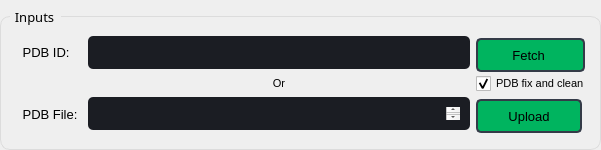
                             <widget class="QGroupBox" name="groupBox_14">
                              <property name="minimumSize">
                               <size>
                                <width>0</width>
                                <height>150</height>
                               </size>
                              </property>
                              <property name="maximumSize">
                               <size>
                                <width>16777215</width>
                                <height>141</height>
                               </size>
                              </property>
                              <property name="font">
                               <font>
                                <family>Segoe UI Semibold</family>
                                <pointsize>10</pointsize>
                                <underline>false</underline>
                                <strikeout>false</strikeout>
                               </font>
                              </property>
                              <property name="styleSheet">
                               <string notr="true">QGroupBox {
  
  border: 1px solid rgb(220, 220, 220);
  border-radius: 10px;
  padding: 4px;
  margin-top: 16px;
}

QGroupBox::title {
  subcontrol-origin: margin;
  subcontrol-position: top left;
  left: 10px;
  padding-left: 3px;
  padding-right: 5px;
  padding-top: 8px;
  padding-bottom: 16px;
}

QGroupBox::indicator {
  margin-left: 2px;
  height: 16px;
  width: 16px;
}</string>
                              </property>
                              <property name="title">
                               <string>Inputs</string>
                              </property>
                              <property name="flat">
                               <bool>false</bool>
                              </property>
                              <property name="checkable">
                               <bool>false</bool>
                              </property>
                              <layout class="QHBoxLayout" name="horizontalLayout_42">
                               <item>
                                <layout class="QGridLayout" name="gridLayout_2">
                                 <property name="sizeConstraint">
                                  <enum>QLayout::SetFixedSize</enum>
                                 </property>
                                 <property name="leftMargin">
                                  <number>3</number>
                                 </property>
                                 <property name="topMargin">
                                  <number>4</number>
                                 </property>
                                 <property name="rightMargin">
                                  <number>0</number>
                                 </property>
                                 <property name="bottomMargin">
                                  <number>4</number>
                                 </property>
                                 <item row="1" column="3">
                                  <widget class="QCheckBox" name="pdb_fix_clean">
                                   <property name="font">
                                    <font>
                                     <pointsize>8</pointsize>
                                    </font>
                                   </property>
                                   <property name="styleSheet">
                                    <string notr="true">QCheckBox {
    spacing: 5px;
}

QCheckBox::indicator {
    width: 15px;
    height: 15px;
}

QCheckBox::indicator:unchecked {
border-image: url(:/16x16/icons/16x16/cil-circle.png);

}


QCheckBox::indicator:checked {
	border-image: url(:/20x20/icons/20x20/cil-check.png);
}


</string>
                                   </property>
                                   <property name="text">
                                    <string>PDB fix and clean</string>
                                   </property>
                                   <property name="checked">
                                    <bool>true</bool>
                                   </property>
                                  </widget>
                                 </item>
                                 <item row="2" column="0">
                                  <widget class="QLabel" name="label_32">
                                   <property name="maximumSize">
                                    <size>
                                     <width>83</width>
                                     <height>16777215</height>
                                    </size>
                                   </property>
                                   <property name="font">
                                    <font>
                                     <family>Segoe UI</family>
                                     <pointsize>10</pointsize>
                                    </font>
                                   </property>
                                   <property name="text">
                                    <string> PDB File: </string>
                                   </property>
                                  </widget>
                                 </item>
                                 <item row="2" column="3">
                                  <widget class="QPushButton" name="upload_pdb_Button">
                                   <property name="sizePolicy">
                                    <sizepolicy hsizetype="Minimum" vsizetype="Expanding">
                                     <horstretch>0</horstretch>
                                     <verstretch>0</verstretch>
                                    </sizepolicy>
                                   </property>
                                   <property name="minimumSize">
                                    <size>
                                     <width>106</width>
                                     <height>38</height>
                                    </size>
                                   </property>
                                   <property name="maximumSize">
                                    <size>
                                     <width>106</width>
                                     <height>38</height>
                                    </size>
                                   </property>
                                   <property name="font">
                                    <font>
                                     <pointsize>10</pointsize>
                                     <weight>50</weight>
                                     <bold>false</bold>
                                    </font>
                                   </property>
                                   <property name="styleSheet">
                                    <string notr="true">QPushButton {
	border: 2px solid rgb(52, 59, 72);
	border-radius: 5px;	
	background-color: rgb(0, 180, 95);
	margin-top: 2px;
	margin-bottom: 2px;
}
QPushButton:hover {
	background-color: rgb(0, 152, 84);
	border: 2px solid rgb(61, 70, 86);
}
QPushButton:pressed {	
	background-color: rgb(220, 5, 100);
	border: 2px solid rgb(43, 50, 61);
}

QPushButton:disabled {
background-color: rgb(93, 83, 91);
}</string>
                                   </property>
                                   <property name="text">
                                    <string>Upload</string>
                                   </property>
                                  </widget>
                                 </item>
                                 <item row="0" column="3">
                                  <widget class="QPushButton" name="fetch_pdb_Button">
                                   <property name="sizePolicy">
                                    <sizepolicy hsizetype="Minimum" vsizetype="Expanding">
                                     <horstretch>0</horstretch>
                                     <verstretch>0</verstretch>
                                    </sizepolicy>
                                   </property>
                                   <property name="minimumSize">
                                    <size>
                                     <width>0</width>
                                     <height>38</height>
                                    </size>
                                   </property>
                                   <property name="maximumSize">
                                    <size>
                                     <width>16777215</width>
                                     <height>38</height>
                                    </size>
                                   </property>
                                   <property name="font">
                                    <font>
                                     <pointsize>10</pointsize>
                                    </font>
                                   </property>
                                   <property name="styleSheet">
                                    <string notr="true">QPushButton {
	border: 2px solid rgb(52, 59, 72);
	border-radius: 5px;	
	background-color: rgb(0, 180, 95);
	margin-top: 2px;
	margin-bottom: 2px;
}
QPushButton:hover {
	background-color: rgb(0, 152, 84);
	border: 2px solid rgb(61, 70, 86);
}
QPushButton:pressed {	
	background-color: rgb(220, 5, 100);
	border: 2px solid rgb(43, 50, 61);
}</string>
                                   </property>
                                   <property name="text">
                                    <string>Fetch </string>
                                   </property>
                                  </widget>
                                 </item>
                                 <item row="1" column="2">
                                  <widget class="QLabel" name="label_2">
                                   <property name="font">
                                    <font>
                                     <pointsize>8</pointsize>
                                     <weight>50</weight>
                                     <bold>false</bold>
                                    </font>
                                   </property>
                                   <property name="text">
                                    <string>Or</string>
                                   </property>
                                   <property name="alignment">
                                    <set>Qt::AlignCenter</set>
                                   </property>
                                  </widget>
                                 </item>
                                 <item row="0" column="0">
                                  <widget class="QLabel" name="label">
                                   <property name="sizePolicy">
                                    <sizepolicy hsizetype="Minimum" vsizetype="Fixed">
                                     <horstretch>0</horstretch>
                                     <verstretch>0</verstretch>
                                    </sizepolicy>
                                   </property>
                                   <property name="maximumSize">
                                    <size>
                                     <width>83</width>
                                     <height>16777215</height>
                                    </size>
                                   </property>
                                   <property name="font">
                                    <font>
                                     <family>Segoe UI</family>
                                     <pointsize>10</pointsize>
                                     <weight>50</weight>
                                     <bold>false</bold>
                                    </font>
                                   </property>
                                   <property name="text">
                                    <string> PDB ID:</string>
                                   </property>
                                  </widget>
                                 </item>
                                 <item row="2" column="2">
                                  <widget class="QTextEdit" name="upload_pdb_textEdit">
                                   <property name="minimumSize">
                                    <size>
                                     <width>375</width>
                                     <height>0</height>
                                    </size>
                                   </property>
                                   <property name="maximumSize">
                                    <size>
                                     <width>382</width>
                                     <height>33</height>
                                    </size>
                                   </property>
                                   <property name="font">
                                    <font>
                                     <pointsize>8</pointsize>
                                    </font>
                                   </property>
                                   <property name="styleSheet">
                                    <string notr="true">QTextEdit {
	background-color: rgb(27, 29, 35);
	border-radius: 5px;
	padding: 10px;
}
QTextEdit:hover {
	border: 2px solid rgb(64, 71, 88);
}
QTextEdit:focus {
	border: 2px solid rgb(91, 101, 124);
}

QTextEdit:disabled {
background-color: rgb(93, 83, 91);
}</string>
                                   </property>
                                  </widget>
                                 </item>
                                 <item row="0" column="2">
                                  <widget class="QLineEdit" name="PDB_ID_lineEdit">
                                   <property name="sizePolicy">
                                    <sizepolicy hsizetype="Expanding" vsizetype="Expanding">
                                     <horstretch>0</horstretch>
                                     <verstretch>0</verstretch>
                                    </sizepolicy>
                                   </property>
                                   <property name="minimumSize">
                                    <size>
                                     <width>382</width>
                                     <height>33</height>
                                    </size>
                                   </property>
                                   <property name="maximumSize">
                                    <size>
                                     <width>382</width>
                                     <height>33</height>
                                    </size>
                                   </property>
                                   <property name="styleSheet">
                                    <string notr="true">QLineEdit {
	background-color: rgb(27, 29, 35);
	border-radius: 5px;

}
QLineEdit:hover {
	border: 2px solid rgb(64, 71, 88);
}
QLineEdit:focus {
	border: 2px solid rgb(91, 101, 124);
}</string>
                                   </property>
                                  </widget>
                                 </item>
                                </layout>
                               </item>
                              </layout>
                             </widget>
